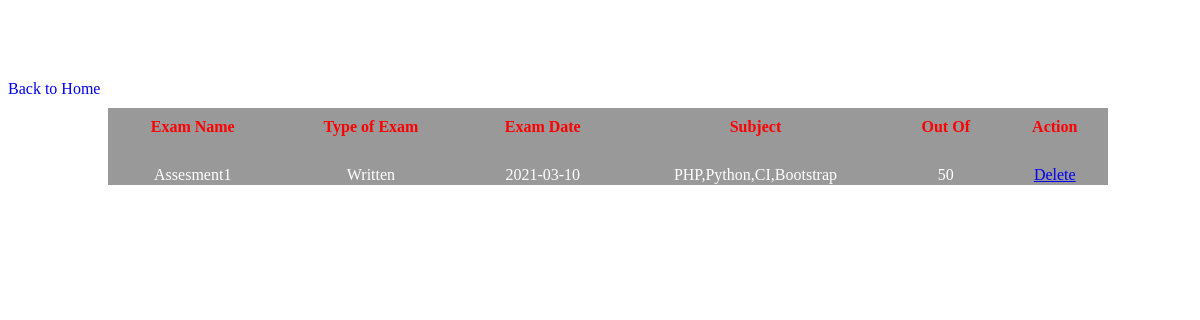
Page /view_exam_notification_byFac.php on the committed database.
### tables this page shows
CREATE TABLE `exam_notifications` (
  `exam_id` int(5) NOT NULL,
  `course` varchar(20) NOT NULL,
  `batch` varchar(20) NOT NULL,
  `exam_name` varchar(50) NOT NULL,
  `exam_type` varchar(20) NOT NULL,
  `exam_date_time` date NOT NULL,
  `duration` time(6) NOT NULL,
  `subjects` varchar(100) NOT NULL,
  `total_mark` int(3) NOT NULL,
  `login_id` int(5) NOT NULL
);

### view_exam_notification_byFac.php (the view, shortened to what this page needs)
<?php
	require('db_connectivity.php');
?>
<!DOCTYPE html>
<html>
	<head>
		<link rel="stylesheet" href="css/view_exam_noti.css">
	</head>
	<body class="table">
	 <div>
	    <h1>EXAM NOTIFICATIONS</h1>
		<div class="back">
			<a href="faculty_home.php" style="text-decoration:none">Back to Home</a>
		</div>
		<table>
			<thead>
				<tr>
					<th>Exam Name</th>
					<th>Type of Exam</th>
					<th>Exam Date</th>
					<th>Subject</th>
					<th>Out Of</th>
					<th>Action</th>
				</tr>
			</thead>
			<tbody>
				<?php
					$sql="select * from exam_notifications";
					if(mysqli_query($mysql,$sql))
					{
						$result=mysqli_query($mysql,$sql);
						if(mysqli_num_rows($result)>0)
						{
							while($row=mysqli_fetch_assoc($result))
							{
								echo "<tr>
									<td>".$row['exam_name']."</td>
									<td>".$row['exam_type']."</td>
									<td>".$row['exam_date_time']."</td>
								    <td>".$row['subjects']."</td>
									 <td>".$row['total_mark']."</td>
									 <td><a href='delete_exam.php?id=".$row['exam_id']."'>Delete</a></td>
									</tr>";
							}
						}
					}
				?>
			</tbody>
		</table>
	</div>
	</body>
</html>

### css/view_exam_noti.css (style rules this page uses)
.table { background-image:url("../img/exam4.jpg"); background-size:cover; background-repeat:no-repeat; width:100%; }
h1 { text-align:center; color:white; }
table { border:0px solid; border-collapse:collapse; background-color:rgba(0,0,0,0.4); width:1000px; height:auto; margin-left:100px; padding:10px; margin-top:10px; }
th { margin-top:100px; border:0px solid; border-collapse:collapse; text-align:center; color:red; padding:10px; }
td { padding-top:20px; border:0px solid; margin-top:50px; border-collapse:collapse; text-align:center; color:white; }

### rows in the picture
exam_notifications: exam_name "Assesment1", exam_type "Written", exam_date_time "2021-03-10", subjects "PHP,Python,CI,Bootstrap", total_mark "50"
